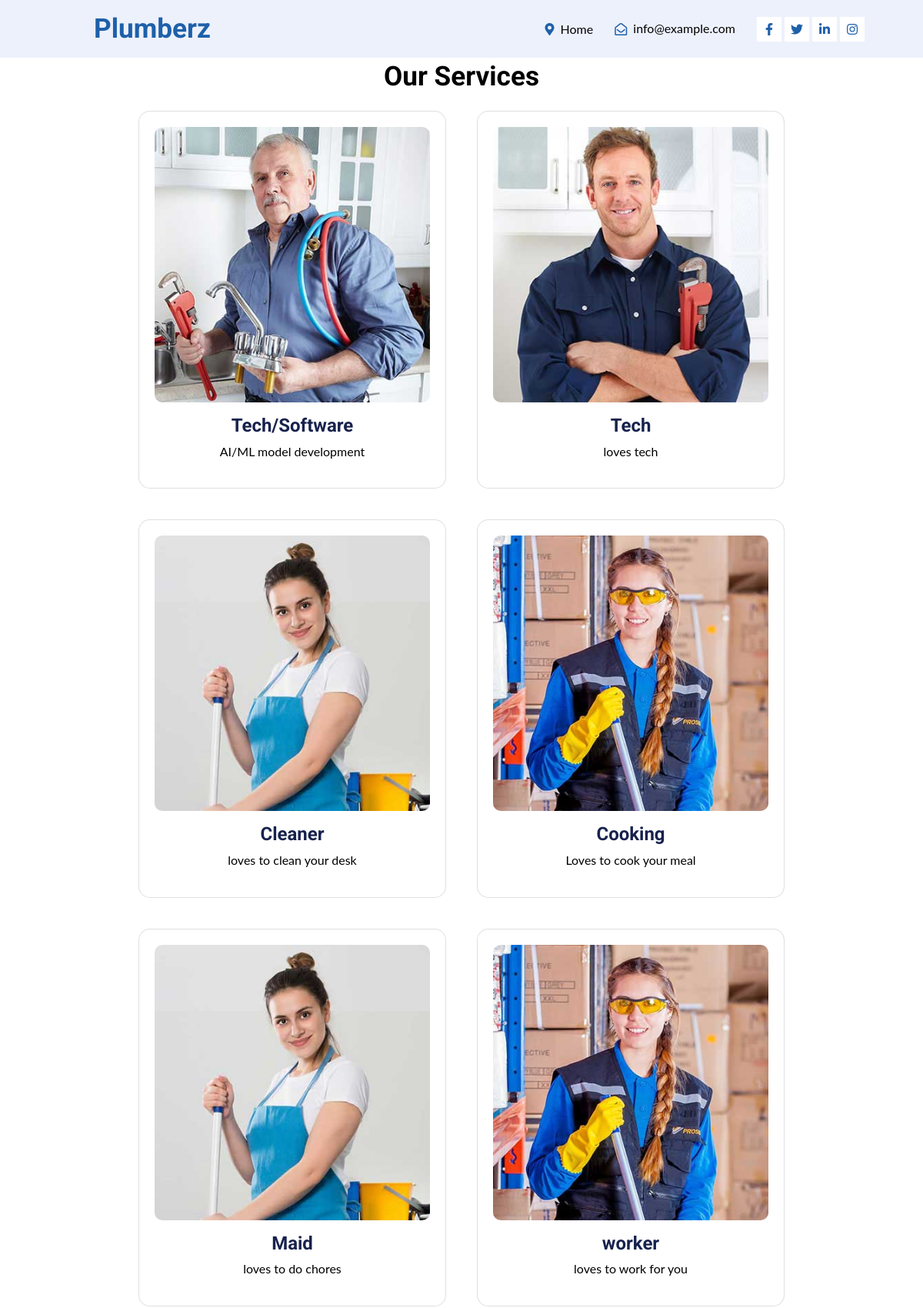
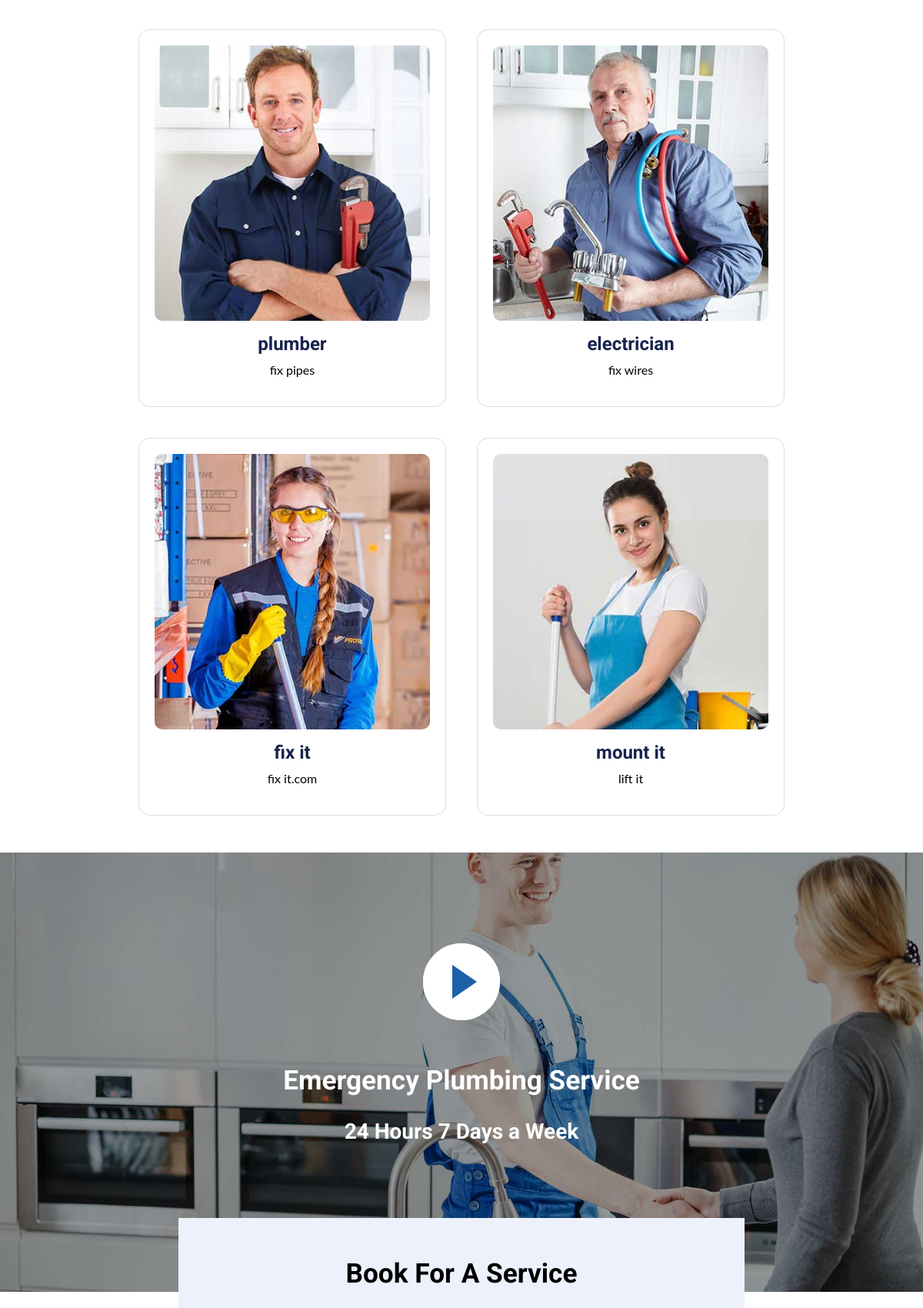
Screenshot of /Playground/services/ (upper part) with the database file from the repository (2 pictures, top to bottom).
### Playground/models.py (models this page shows, shortened)
class ALLServices(models.Model):
    name = models.CharField(max_length=200)
    description = models.TextField()
    image = models.ImageField(upload_to='product_images/')

### Playground/views.py (the view)
# urls.py: path('services/', views.Services, name='services'),
def Services(request):
    all_services = ALLServices.objects.all()
    our_technicians = OUR_TECHNICIANS.objects.all()
    clients_reviews = Clients_reviews.objects.all()
    if request.method == 'POST':
        form = ServiceRequestForm(request.POST)
        if form.is_valid():
            form.save()
            return redirect('success')
    else:
        form = ServiceRequestForm()
    return render(request,'service.html',{'all_services':all_services,'our_technicians':our_technicians,'clients_reviews':clients_reviews,'form':form})

### Playground/templates/service.html (shortened to what this page needs)
{% extends "index.html" %}
{% block content %}
<div class="container-fluid bg-light d-none d-lg-block">
    <div class="row align-items-center top-bar">
        <div class="col-lg-3 col-md-12 text-center text-lg-start">
            <a href="" class="navbar-brand m-0 p-0">
                <h1 class="text-primary m-0">Plumberz</h1>
            </a>
        </div>
        <div class="col-lg-9 col-md-12 text-end">
            <div class="h-100 d-inline-flex align-items-center me-4">
                <i class="fa fa-map-marker-alt text-primary me-2"></i>
                <a style ="color:black;" href="/Playground/hello/">Home</a>
            </div>
            <div class="h-100 d-inline-flex align-items-center me-4">
                <i class="far fa-envelope-open text-primary me-2"></i>
                <p style = "color:black;" class="m-0">info@example.com</p>
            </div>
            <div class="h-100 d-inline-flex align-items-center">
                <a class="btn btn-sm-square bg-white text-primary me-1" href=""><i class="fab fa-facebook-f"></i></a>
                <a class="btn btn-sm-square bg-white text-primary me-1" href=""><i class="fab fa-twitter"></i></a>
                <a class="btn btn-sm-square bg-white text-primary me-1" href=""><i class="fab fa-linkedin-in"></i></a>
                <a class="btn btn-sm-square bg-white text-primary me-0" href=""><i class="fab fa-instagram"></i></a>
            </div>
        </div>
    </div>
</div>
<section class="Service">
    <div class="header-Service">
        <h1>Our Services</h1>
    </div>
    <div class="box-container">
        {% for service in all_services %}
        <a href="" class="card">
                <figure  class="card-image">
                    <img src="{{service.image.url}}" alt="Carousel 1" />
                </figure>
                <h4>{{service.name}}</h4>
                <p>{{service.description}}</p>
            </a>
            {% endfor %}
    </div>
</section>
{% endblock content %}

### Playground/static/css/style.css (style rules this page uses)
:root { --primary: #1E60AA; --secondary: #FF4917; --light: #EDF1FC; --dark: #17224D; }
* { margin: 0; padding: 0; box-sizing: border-box; font-family: 'Lato', 'Arial', sans-serif; }
body,html { height: 100vh; width: 100vw; }
h1, p { text-align: center; line-height: 1.4; }
h1 { font-size: 2.2rem; }
.btn { font-weight: 600; transition: .5s; }
.btn-sm-square { width: 32px; height: 32px; }
.btn-square, .btn-sm-square, .btn-lg-square { padding: 0; display: flex; align-items: center; justify-content: center; font-weight: normal; }
.top-bar { height: 75px; padding: 0 4rem; }
.Service { width: 100vw; }
.header-Service h1 { text-align: center; color: #000; }
img { max-width: 100%; }
.box-container { margin-top: 20px; gap: 40px; display: flex; flex-wrap: wrap; align-items: center; justify-content: center; }
.card p { color: #000000; }
.card-image { border-radius: 10px; overflow: hidden; }
.m-0 { margin: 0; }

### rows the page displays
ALLServices: image (picture), name "Tech/Software", description "AI/ML model development"
ALLServices: image (picture), name "Tech", description "loves tech"
ALLServices: image (picture), name "Cleaner", description "loves to clean your desk"
ALLServices: image (picture), name "Cooking", description "Loves to cook your meal"
ALLServices: image (picture), name "Maid", description "loves to do chores"
ALLServices: image (picture), name "worker", description "loves to work for you"
ALLServices: image (picture), name "plumber", description "fix pipes"
ALLServices: image (picture), name "electrician", description "fix wires"
ALLServices: image (picture), name "fix it", description "fix it.com"
ALLServices: image (picture), name "mount it", description "lift it"
